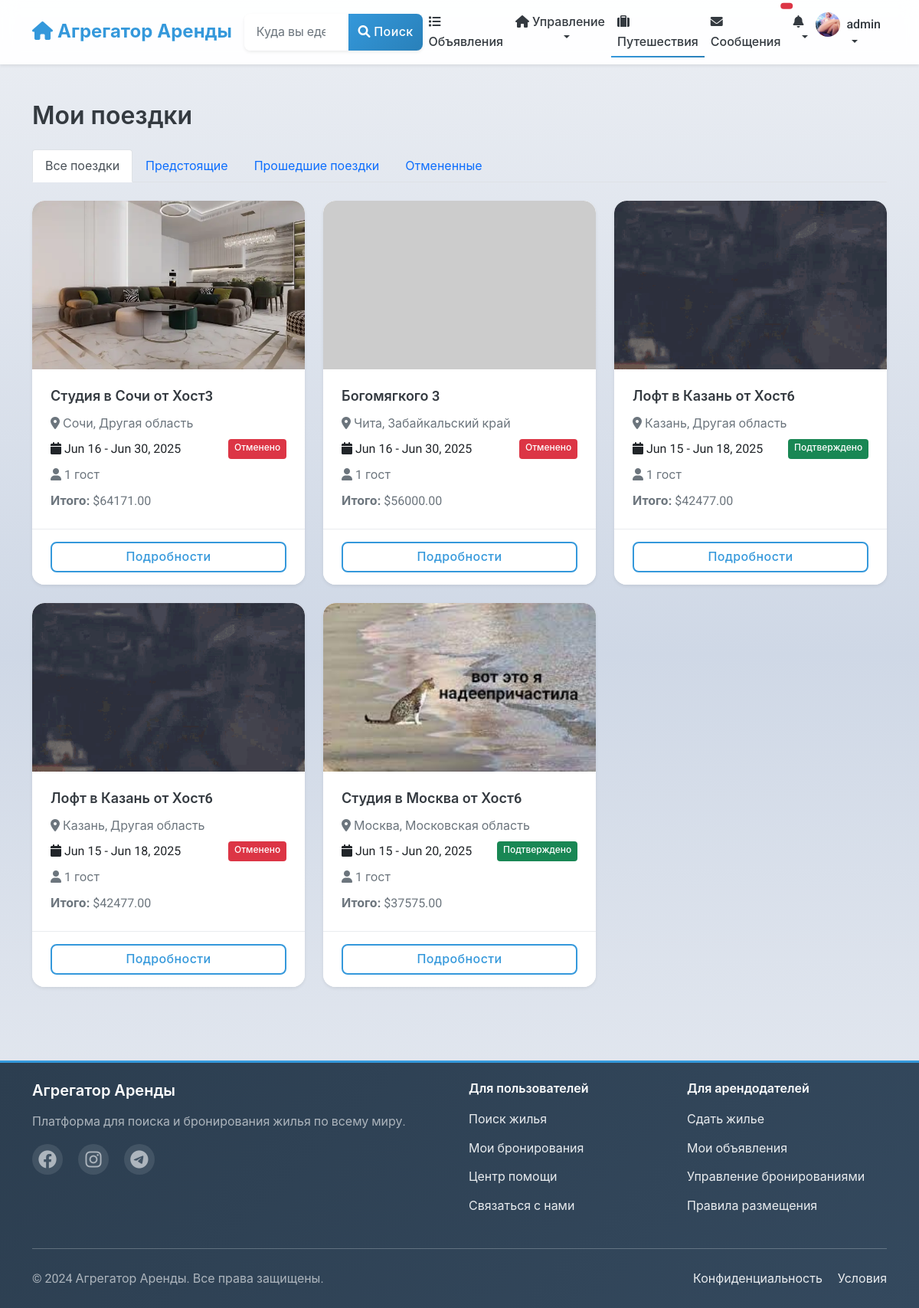
Screenshot of /listings/my-bookings/ (signed in) with the database file from the repository.
### users/models.py (models this page shows, shortened)
class User(AbstractUser):
    phone_number = models.CharField(_("Phone number"), max_length=20, blank=True)
    profile_picture = models.ImageField(_("Profile picture"), upload_to='profile_pictures/', blank=True, null=True)
    bio = models.TextField(_("Bio"), blank=True)
    is_phone_verified = models.BooleanField(_("Phone verified"), default=False)
    is_id_verified = models.BooleanField(_("ID verified"), default=False)
    is_host = models.BooleanField(_("Is host"), default=False)
    is_guest = models.BooleanField(_("Is guest"), default=True)
    ROLE_CHOICES = [
        ('user', _('Regular User')),
        ('host', _('Host')),
        ('moderator', _('Moderator')),
        ('admin', _('Administrator')),
    ]
    role = models.CharField(_("Role"), max_length=20, choices=ROLE_CHOICES, default='user')
    email_notifications = models.BooleanField(_("Email notifications"), default=True)
    sms_notifications = models.BooleanField(_("SMS notifications"), default=False)
    date_joined = models.DateTimeField(_("Date joined"), auto_now_add=True)
    last_updated = models.DateTimeField(_("Last updated"), auto_now=True)
    class Meta:
        verbose_name = _("User")
        verbose_name_plural = _("Users")

### listings/models.py (models this page shows, shortened)
class Booking(models.Model):
    STATUS_CHOICES = [
        ('pending', _('Pending')),
        ('confirmed', _('Confirmed')),
        ('canceled', _('Canceled')),
        ('completed', _('Completed')),
    ]
    start_date = models.DateField(_("Check-in date"))
    end_date = models.DateField(_("Check-out date"))
    guests = models.PositiveSmallIntegerField(_("Number of guests"))
    status = models.CharField(_("Status"), max_length=20, choices=STATUS_CHOICES, default='pending')
    base_price = models.DecimalField(_("Base price"), max_digits=10, decimal_places=2)
    cleaning_fee = models.DecimalField(_("Cleaning fee"), max_digits=10, decimal_places=2)
    service_fee = models.DecimalField(_("Service fee"), max_digits=10, decimal_places=2)
    total_price = models.DecimalField(_("Total price"), max_digits=10, decimal_places=2)
    special_requests = models.TextField(_("Special requests"), blank=True)
    listing = models.ForeignKey(
        Listing,
        on_delete=models.CASCADE,
        related_name='bookings'
    )
    guest = models.ForeignKey(
        settings.AUTH_USER_MODEL,
        on_delete=models.CASCADE,
        related_name='bookings'
    )
    booking_reference = models.UUIDField(_("Booking reference"), default=uuid.uuid4, editable=False, unique=True)
    created_at = models.DateTimeField(_("Created at"), auto_now_add=True)
    updated_at = models.DateTimeField(_("Updated at"), auto_now=True)
    class Meta:
        verbose_name = _("Booking")
        verbose_name_plural = _("Bookings")
        ordering = ['-created_at']

class Listing(models.Model):
    title = models.CharField(_("Title"), max_length=100)
    description = models.TextField(_("Description"))
    address = models.CharField(_("Address"), max_length=255)
    city = models.CharField(_("City"), max_length=100)
    state = models.CharField(_("State/Province"), max_length=100)
    country = models.CharField(_("Country"), max_length=100)
    zip_code = models.CharField(_("ZIP/Postal Code"), max_length=20)
    latitude = models.DecimalField(_("Latitude"), max_digits=10, decimal_places=7, null=True, blank=True)
    longitude = models.DecimalField(_("Longitude"), max_digits=10, decimal_places=7, null=True, blank=True)
    price_per_night = models.DecimalField(_("Price per night"), max_digits=10, decimal_places=2)
    cleaning_fee = models.DecimalField(_("Cleaning fee"), max_digits=10, decimal_places=2, default=0)
    service_fee = models.DecimalField(_("Service fee"), max_digits=10, decimal_places=2, default=0)
    bedrooms = models.PositiveSmallIntegerField(_("Bedrooms"))
    bathrooms = models.DecimalField(_("Bathrooms"), max_digits=3, decimal_places=1)
    accommodates = models.PositiveSmallIntegerField(_("Accommodates"))
    property_type = models.CharField(_("Property type"), max_length=50)
    image_urls = models.JSONField(_("Image URLs"), default=list, null=True, blank=True)
    verification_video = models.FileField(
        _("Verification Video"),
        upload_to='verification_videos/',
        null=True,
        blank=True,
        help_text=_("Video proof of property compliance (max 250MB, for moderation only)")
    )
    amenities = models.JSONField(_("Amenities"), default=list)
    house_rules = models.TextField(_("House rules"), blank=True)
    check_in_time = models.TimeField(_("Check-in time"), null=True, blank=True)
    check_out_time = models.TimeField(_("Check-out time"), null=True, blank=True)
    minimum_nights = models.PositiveSmallIntegerField(_("Minimum nights"), default=1)
    maximum_nights = models.PositiveSmallIntegerField(_("Maximum nights"), default=30)
    is_active = models.BooleanField(_("Is active"), default=True)
    is_approved = models.BooleanField(_("Is approved"), default=False)
    host = models.ForeignKey(
        settings.AUTH_USER_MODEL,
        on_delete=models.CASCADE,
        related_name='listings'
    )
    created_at = models.DateTimeField(_("Created at"), auto_now_add=True)
    updated_at = models.DateTimeField(_("Updated at"), auto_now=True)
    class Meta:
        verbose_name = _("Listing")
        verbose_name_plural = _("Listings")
        ordering = ['-created_at', '-id']
        ordering = ['-created_at']
    @property
    def main_image_url(self):
        main_image = self.images.filter(is_main=True).first()
        if main_image:
            return main_image.image.url
        first_image = self.images.first()
        if first_image:
            return first_image.image.url
        if self.image_urls and len(self.image_urls) > 0:
            return self.image_urls[0]
        return "https://via.placeholder.com/800x600.png?text=No+Image+Available"

class ListingImage(models.Model):
    listing = models.ForeignKey(
        Listing,
        on_delete=models.CASCADE,
        related_name='images'
    )
    image = models.ImageField(
        _("Image"),
        upload_to='listing_images/',
        help_text=_("Upload listing image")
    )
    is_main = models.BooleanField(
        _("Main image"),
        default=False,
        help_text=_("Mark as main listing image")
    )
    uploaded_at = models.DateTimeField(_("Uploaded at"), auto_now_add=True)
    class Meta:
        verbose_name = _("Listing Image")
        verbose_name_plural = _("Listing Images")
        ordering = ['-is_main', '-uploaded_at']

### listings/views.py (the view)
# urls.py: path('my-bookings/', views.user_bookings, name='user_bookings'),
@login_required
def user_bookings(request):
    bookings = Booking.objects.filter(guest=request.user).select_related('listing')
    status = request.GET.get('status')
    if status and status in [choice[0] for choice in Booking.STATUS_CHOICES]:
        bookings = bookings.filter(status=status)
    if request.GET.get('tab_content'):
        return render(request, 'listings/partials/user_bookings_content.html', {
            'bookings': bookings,
            'status_choices': Booking.STATUS_CHOICES,
            'current_status': status
        })
    return render(request, 'listings/user_bookings.html', {
        'bookings': bookings,
        'status_choices': Booking.STATUS_CHOICES,
        'current_status': status
    })

### listings/templates/listings/user_bookings.html (shortened to what this page needs)
{% extends 'base.html' %}
{% load static %}
{% block content %}
<div class="container py-4">
    <div class="row">
        <div class="col-12">
            <h2 class="mb-4">Мои поездки</h2>
            <ul class="nav nav-tabs mb-4">
                <li class="nav-item">
                    <a class="nav-link {% if not current_status %}active{% endif %}" href="{% url 'listings:user_bookings' %}">
                        Все поездки
                    </a>
                </li>
                <li class="nav-item">
                    <a class="nav-link {% if current_status == 'upcoming' %}active{% endif %}" href="{% url 'listings:user_bookings' %}?status=upcoming">
                        Предстоящие
                    </a>
                </li>
                <li class="nav-item">
                    <a class="nav-link {% if current_status == 'completed' %}active{% endif %}" href="{% url 'listings:user_bookings' %}?status=completed">
                        Прошедшие поездки
                    </a>
                </li>
                <li class="nav-item">
                    <a class="nav-link {% if current_status == 'canceled' %}active{% endif %}" href="{% url 'listings:user_bookings' %}?status=canceled">
                        Отмененные
                    </a>
                </li>
            </ul>
            {% if bookings %}
                <div class="row row-cols-1 row-cols-md-2 row-cols-lg-3 g-4">
                    {% for booking in bookings %}
                    <div class="col">
                        <div class="card h-100 shadow-sm">
                            <img src="{{ booking.listing.main_image_url }}" class="card-img-top" alt="{{ booking.listing.title }}">
                            <div class="card-body">
                                <h5 class="card-title">{{ booking.listing.title }}</h5>
                                <p class="card-text text-muted mb-2">
                                    <i class="fas fa-map-marker-alt"></i> {{ booking.listing.city }}, {{ booking.listing.state }}
                                </p>
                                <div class="d-flex justify-content-between mb-2">
                                    <span>
                                        <i class="fas fa-calendar"></i> {{ booking.start_date|date:"M d" }} - {{ booking.end_date|date:"M d, Y" }}
                                    </span>
                                    <span class="badge {% if booking.status == 'confirmed' %}bg-success{% elif booking.status == 'pending' %}bg-warning text-dark{% elif booking.status == 'canceled' %}bg-danger{% elif booking.status == 'completed' %}bg-secondary{% endif %}">
                                        {% if booking.status == 'confirmed' %}Подтверждено
                                        {% elif booking.status == 'pending' %}В ожидании
                                        {% elif booking.status == 'canceled' %}Отменено
                                        {% elif booking.status == 'completed' %}Завершено
                                        {% endif %}
                                    </span>
                                </div>
                                <p class="card-text mb-2">
                                    <i class="fas fa-user"></i> {{ booking.guests }} гост{{ booking.guests|pluralize:"ь,я,ей" }}
                                </p>
                                <p class="card-text">
                                    <strong>Итого:</strong> ${{ booking.total_price }}
                                </p>
                            </div>
                            <div class="card-footer bg-white">
                                <div class="d-grid">
                                    <a href="{% url 'listings:booking_detail' reference=booking.booking_reference %}" class="btn btn-outline-primary">
                                        Подробности
                                    </a>
                                </div>
                            </div>
                        </div>
                    </div>
                    {% endfor %}
                </div>
            {% endif %}
        </div>
    </div>
</div>
{% endblock %}

### templates/includes/navbar.html (shortened to what this page needs)
<nav class="navbar navbar-expand-lg navbar-light bg-white shadow-sm">
    <div class="container">
        <a class="navbar-brand" href="{% url 'listings:listing_list' %}">
            <i class="fas fa-home"></i> Агрегатор Аренды
        </a>
        <div class="collapse navbar-collapse" id="navbarSupportedContent">
            <form class="d-flex mx-auto my-2 my-lg-0" action="{% url 'listings:listing_list' %}" method="get">
                <div class="input-group">
                    <input class="form-control" type="search" name="location" placeholder="Куда вы едете?"
                           aria-label="Search" value="{{ request.GET.location|default:'' }}">
                    <button class="btn btn-primary" type="submit">
                        <i class="fas fa-search"></i> Поиск
                    </button>
                </div>
            </form>
            <ul class="navbar-nav ms-auto mb-2 mb-lg-0">
                <li class="nav-item">
                    <a class="nav-link {% if request.resolver_match.url_name == 'listing_list' %}active{% endif %}"
                       href="{% url 'listings:listing_list' %}">
                        <i class="fas fa-list"></i> Объявления
                    </a>
                </li>
                {% if user.is_authenticated %}
                    {% if user.is_host %}
                    <li class="nav-item dropdown">
                        <a class="nav-link dropdown-toggle" href="#" id="hostDropdown" role="button"
                           data-bs-toggle="dropdown" aria-expanded="false">
                            <i class="fas fa-home"></i> Управление
                        </a>
                    </li>
                    {% else %}
                    <li class="nav-item">
                        <a class="nav-link" href="{% url 'listings:listing_create' %}">
                            <i class="fas fa-plus"></i> Подать объявление
                        </a>
                    </li>
                    {% endif %}
                    <li class="nav-item">
                        <a class="nav-link {% if request.resolver_match.url_name == 'user_bookings' %}active{% endif %}"
                           href="{% url 'listings:user_bookings' %}">
                            <i class="fas fa-suitcase"></i> Путешествия
                        </a>
                    </li>
                    <li class="nav-item">
                        <a class="nav-link position-relative {% if 'chat' in request.path %}active{% endif %}"
                           href="{% url 'chat:conversation_list' %}">
                            <i class="fas fa-envelope"></i> Сообщения
                            <span id="message-badge" class="position-absolute top-0 start-100 translate-middle badge rounded-pill bg-danger"
                                  hx-get="{% url 'chat:get_unread_count' %}"
                                  hx-trigger="load, every 30s"
                                  hx-swap="innerHTML">
                            </span>
                        </a>
                    </li>
                    <li class="nav-item dropdown">
                        <a class="nav-link dropdown-toggle position-relative" href="#" id="notificationDropdown"
                           role="button" data-bs-toggle="dropdown" aria-expanded="false"
                           onclick="loadNotifications()"
                           data-bs-auto-close="outside">
                            <i class="fas fa-bell"></i>
                                {% load notify_tags %}
                        </a>
                    </li>
                    <li class="nav-item dropdown">
                        <a class="nav-link dropdown-toggle d-flex align-items-center" href="#" id="userDropdown" role="button"
                           data-bs-toggle="dropdown" aria-expanded="false">
                            {% if user.profile_picture %}
                                <img src="{{ user.profile_picture.url }}" alt="{{ user.username }}" class="rounded-circle me-2" width="32" height="32" style="object-fit: cover;">
                            {% else %}
                                <i class="fas fa-user-circle fa-lg me-2"></i>
                            {% endif %}
                            {{ user.username }}
                        </a>
                    </li>
                {% endif %}
            </ul>
        </div>
    </div>
</nav>

### rows the page displays
User: profile_picture (picture), username "admin"
Booking: listing.main_image_url (picture), listing "Студия в Сочи от Хост3", listing.city "Сочи", listing.state "Другая область", start_date "Jun 16", end_date "Jun 30, 2025", status "Отменено", guests "1", total_price "64171.00"
Booking: listing "Богомягкого 3", listing.city "Чита", listing.state "Забайкальский край", start_date "Jun 16", end_date "Jun 30, 2025", status "Отменено", guests "1", total_price "56000.00"
Booking: listing.main_image_url (picture), listing "Лофт в Казань от Хост6", listing.city "Казань", listing.state "Другая область", start_date "Jun 15", end_date "Jun 18, 2025", status "Подтверждено", guests "1", total_price "42477.00"
Booking: listing.main_image_url (picture), listing "Лофт в Казань от Хост6", listing.city "Казань", listing.state "Другая область", start_date "Jun 15", end_date "Jun 18, 2025", status "Отменено", guests "1", total_price "42477.00"
Booking: listing.main_image_url (picture), listing "Студия в Москва от Хост6", listing.city "Москва", listing.state "Московская область", start_date "Jun 15", end_date "Jun 20, 2025", status "Подтверждено", guests "1", total_price "37575.00"
